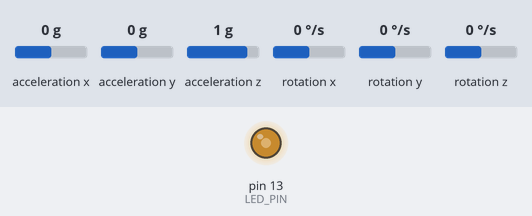
Simulated run of this sketch. Board: Arduino Uno, built with avr-gcc and run on an emulated ATmega328P. On the bench: output pins drawn as LEDs (lit = HIGH). The inputs (shaded band) are chosen by the test bench; at power-on: acceleration x 0 g, acceleration y 0 g, rotation x 0 °/s, acceleration z 1 g, rotation y 0 °/s, rotation z 0 °/s. What the sketch prints to the serial monitor is not drawn.

Above: at 1.08 s.
1.3 s: acceleration x set to -1.4 g
4.3 s: acceleration y set to -0.8 g
7.3 s: rotation x set to -6 °/s
10.3 s: rotation x set to -9 °/s
12.6 s: acceleration z set to -1.4 g
15.6 s: acceleration z set to 0 g
Timing chart, 0 to 18.6 s (numbered marks = the images above; inputs shaded):
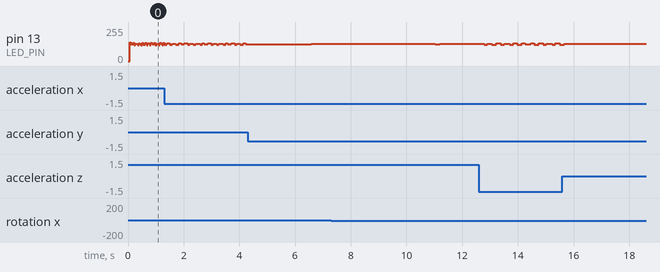

Measured:
- after the input at 10.3 s, pin 13 (LED_PIN): 130/255 → 124/255 after 0.73 s, → 130/255 0.16 s later

The sketch:

MPU6050_raw.ino
```cpp
// I2C device class (I2Cdev) demonstration Arduino sketch for MPU6050 class
// 10/7/2011 by Jeff Rowberg <jeff@rowberg.net>
// Updates should (hopefully) always be available at https://github.com/jrowberg/i2cdevlib
//
// Changelog:
//     2011-10-07 - initial release

/* ============================================
I2Cdev device library code is placed under the MIT license
Copyright (c) 2011 Jeff Rowberg

Permission is hereby granted, free of charge, to any person obtaining a copy
of this software and associated documentation files (the "Software"), to deal
in the Software without restriction, including without limitation the rights
to use, copy, modify, merge, publish, distribute, sublicense, and/or sell
copies of the Software, and to permit persons to whom the Software is
furnished to do so, subject to the following conditions:

The above copyright notice and this permission notice shall be included in
all copies or substantial portions of the Software.

THE SOFTWARE IS PROVIDED "AS IS", WITHOUT WARRANTY OF ANY KIND, EXPRESS OR
IMPLIED, INCLUDING BUT NOT LIMITED TO THE WARRANTIES OF MERCHANTABILITY,
FITNESS FOR A PARTICULAR PURPOSE AND NONINFRINGEMENT. IN NO EVENT SHALL THE
AUTHORS OR COPYRIGHT HOLDERS BE LIABLE FOR ANY CLAIM, DAMAGES OR OTHER
LIABILITY, WHETHER IN AN ACTION OF CONTRACT, TORT OR OTHERWISE, ARISING FROM,
OUT OF OR IN CONNECTION WITH THE SOFTWARE OR THE USE OR OTHER DEALINGS IN
THE SOFTWARE.
===============================================
*/

// Arduino Wire library is required if I2Cdev I2CDEV_ARDUINO_WIRE implementation
// is used in I2Cdev.h
#include "Wire.h"

// I2Cdev and MPU6050 must be installed as libraries, or else the .cpp/.h files
// for both classes must be in the include path of your project
#include "I2Cdev.h"
#include "MPU6050.h"

// // class default I2C address is 0x68
// // specific I2C addresses may be passed as a parameter here
// // AD0 low = 0x68 (default for InvenSense evaluation board)
// // AD0 high = 0x69
MPU6050 accelgyro;

int16_t ax, ay, az, gx, gy, gz;

#define LED_PIN 13
bool blinkState = false;

void setup() {
    // join I2C bus (I2Cdev library doesn't do this automatically)
    Wire.begin();

    // initialize serial communication
    // (38400 chosen because it works as well at 8MHz as it does at 16MHz, but
    // it's really up to you depending on your project)
    Serial.begin(115200);

    // initialize device
    Serial.println("Initializing I2C devices...");
    accelgyro.initialize();
    accelgyro.setFullScaleAccelRange(MPU6050_ACCEL_FS_4);
    accelgyro.setFullScaleGyroRange(MPU6050_GYRO_FS_250);
    // verify connection
    Serial.println("Testing device connections...");
    Serial.println(accelgyro.testConnection() ? "MPU6050 connection successful" : "MPU6050 connection failed");
    accelgyro.setDLPFMode(MPU6050_DLPF_BW_10);
    // configure Arduino LED for
    pinMode(LED_PIN, OUTPUT);
}

void loop() {
    // read raw accel/gyro measurements from device
    // accelgyro.getAcceleration(&ax, &ay, &az);
    // accelgyro.getRotation(&gx, &gy, &gz);
    // display tab-separated accel x/y/z values
    accelgyro.getMotion6(&ax, &ay, &az, &gx, &gy, &gz);
    int range = accelgyro.getFullScaleGyroRange();
    Serial.print(ax); Serial.print(",");
    Serial.print(ay); Serial.print(",");
    Serial.print(az); Serial.print(",");
    Serial.print(gx); Serial.print(",");
    Serial.print(gy); Serial.print(",");
    Serial.print(gz); Serial.print(",");
    Serial.println("");

    // blink LED to indicate activity
    blinkState = !blinkState;
    digitalWrite(LED_PIN, blinkState);
}
```
